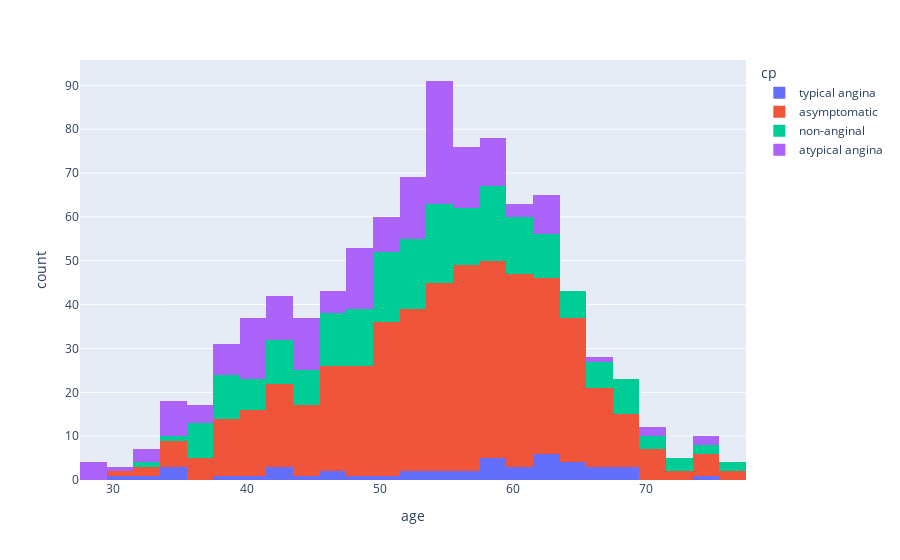

The notebook cell this image was saved under:
### Code cell
# Plot the 'cp' column using plotly and color this by 'cp' column
fig = px.histogram(data_frame=df, x='age', color="cp")
fig.show()

### Figure 1 — Plotly figure (JSON) as saved in the notebook; plotly's stock layout.template omitted (floating-point values rounded to 4 significant figures; data arrays with more than 128 entries replaced by an {"elided": "..."} marker saying what was removed)
{"data": [{"bingroup": "x", "hovertemplate": "cp=typical angina<br>age=%{x}<br>count=%{y}<extra></extra>", "legendgroup": "typical angina", "marker": {"color": "#636efa", "pattern": {"shape": ""}}, "name": "typical angina", "orientation": "v", "showlegend": true, "type": "histogram", "x": [63, 64, 58, 66, 69, 40, 51, 34, 52, 65, 59, 52, 42, 59, 69, 59, 38, 56, 61, 60, 59, 64, 45, 30, 35, 43, 47, 54, 57, 62, 34, 43, 46, 55, 32, 62, 62, 67, 67, 65, 49, 62, 61, 68, 74, 62], "xaxis": "x", "yaxis": "y"}, {"bingroup": "x", "hovertemplate": "cp=asymptomatic<br>age=%{x}<br>count=%{y}<extra></extra>", "legendgroup": "asymptomatic", "marker": {"color": "#EF553B", "pattern": {"shape": ""}}, "name": "asymptomatic", "orientation": "v", "showlegend": true, "type": "histogram", "x": {"elided": "496 int values"}, "xaxis": "x", "yaxis": "y"}, {"bingroup": "x", "hovertemplate": "cp=non-anginal<br>age=%{x}<br>count=%{y}<extra></extra>", "legendgroup": "non-anginal", "marker": {"color": "#00cc96", "pattern": {"shape": ""}}, "name": "non-anginal", "orientation": "v", "showlegend": true, "type": "histogram", "x": {"elided": "203 int values"}, "xaxis": "x", "yaxis": "y"}, {"bingroup": "x", "hovertemplate": "cp=atypical angina<br>age=%{x}<br>count=%{y}<extra></extra>", "legendgroup": "atypical angina", "marker": {"color": "#ab63fa", "pattern": {"shape": ""}}, "name": "atypical angina", "orientation": "v", "showlegend": true, "type": "histogram", "x": {"elided": "174 int values"}, "xaxis": "x", "yaxis": "y"}], "layout": {"barmode": "relative", "legend": {"title": {"text": "cp"}, "tracegroupgap": 0}, "margin": {"t": 60}, "xaxis": {"anchor": "y", "domain": [0, 1], "title": {"text": "age"}}, "yaxis": {"anchor": "x", "domain": [0, 1], "title": {"text": "count"}}}}
